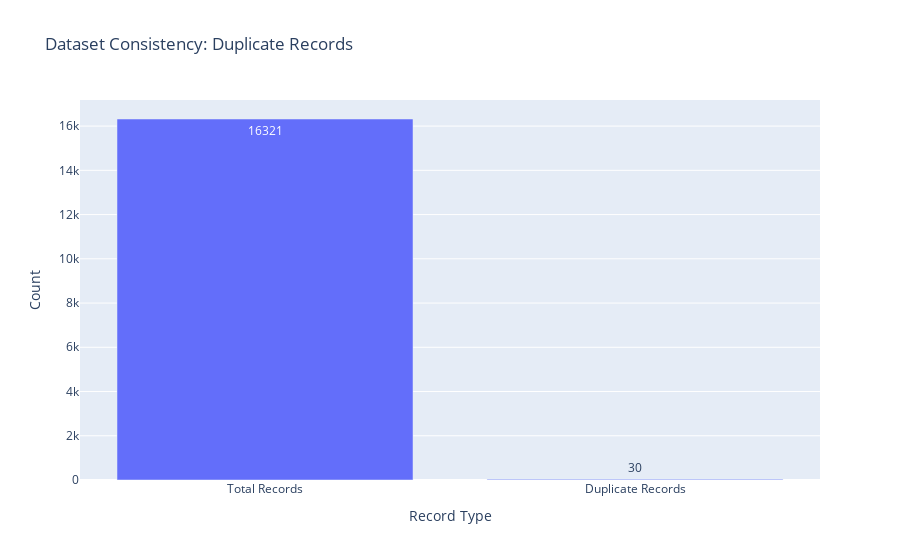

Here is the notebook cell this chart was saved with:
### Code cell
def verify_dataset_consistency(data):
    """
    Analyze and visualize dataset consistency, including duplicate records.

    Parameters:
    - data: The input DataFrame.

    Returns:
    - A DataFrame with duplicate analysis.
    """
    # Step 1: Check for duplicate records
    duplicate_count = data.duplicated().sum()
    total_records = data.shape[0]

    # Step 2: Visualize duplicates
    fig = px.bar(
        x=["Total Records", "Duplicate Records"],
        y=[total_records, duplicate_count],
        title="Dataset Consistency: Duplicate Records",
        labels={"x": "Record Type", "y": "Count"},
        text=[total_records, duplicate_count]
    )
    fig.show()

    # Step 3: Generate summary
    consistency_summary = pd.DataFrame({
        "Description": ["Total Records", "Duplicate Records", "Duplicates Percentage"],
        "Count": [total_records, duplicate_count, round((duplicate_count / total_records) * 100, 2)]
    })

    return consistency_summary

# Load dataset
dataset1 = updated_df1

# Apply the function
dataset_consistency = verify_dataset_consistency(dataset1)

# Display the results
from IPython.display import display
display(dataset_consistency)

# Step 4: Decision on Handling Duplicates
if dataset_consistency.loc[1, "Count"] > 0:
    print("\n✅ Duplicates detected. You may choose to drop them using the following command:")
    print("dataset1 = dataset1.drop_duplicates(keep='first')")
else:
    print("\n✅ No duplicates found. Dataset is clean.")

### Figure 1 — Plotly figure (JSON) as saved in the notebook; plotly's stock layout.template omitted (floating-point values rounded to 4 significant figures)
{"data": [{"hovertemplate": "Record Type=%{x}<br>Count=%{y}<br>text=%{text}<extra></extra>", "legendgroup": "", "marker": {"color": "#636efa", "pattern": {"shape": ""}}, "name": "", "orientation": "v", "showlegend": false, "text": [16320.0, 30.0], "textposition": "auto", "type": "bar", "x": ["Total Records", "Duplicate Records"], "xaxis": "x", "y": [16321, 30], "yaxis": "y"}], "layout": {"barmode": "relative", "legend": {"tracegroupgap": 0}, "title": {"text": "Dataset Consistency: Duplicate Records"}, "xaxis": {"anchor": "y", "domain": [0, 1], "title": {"text": "Record Type"}}, "yaxis": {"anchor": "x", "domain": [0, 1], "title": {"text": "Count"}}}}
